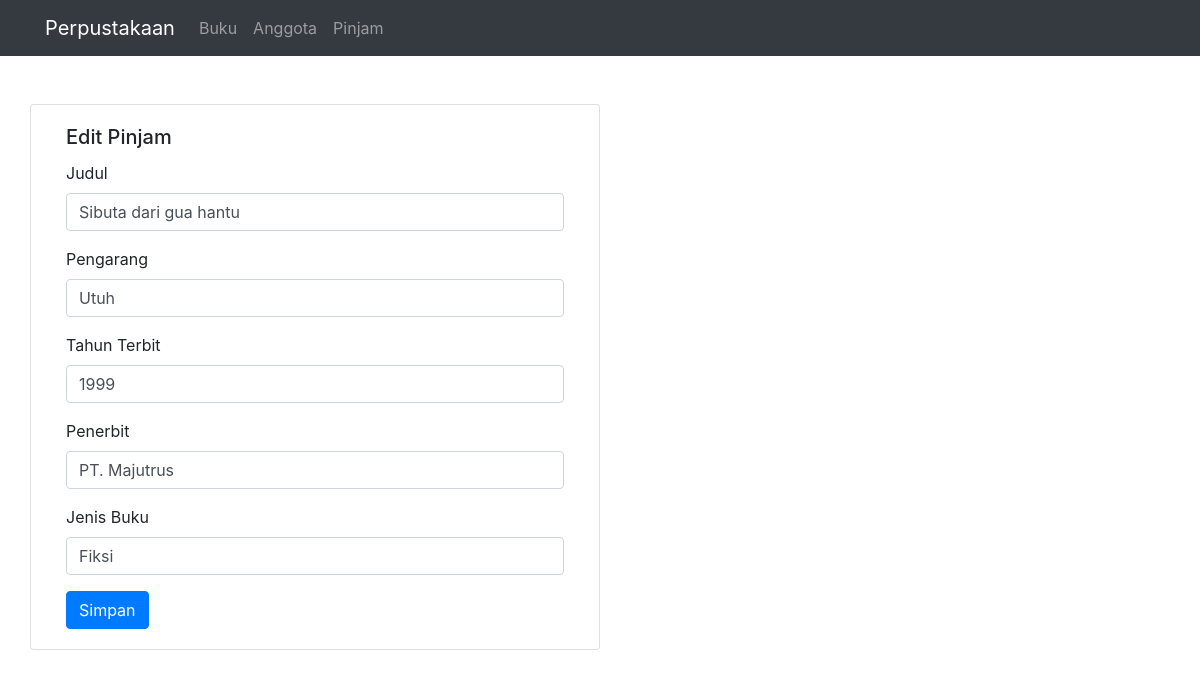
The page /?page=edit_buku&no_buku=1 on the database its author committed.
### tables this page shows
CREATE TABLE `buku` (
  `no_buku` int(11) NOT NULL,
  `judul` varchar(50) NOT NULL,
  `pengarang` varchar(50) NOT NULL,
  `thn_terbit` varchar(20) NOT NULL,
  `penerbit` varchar(50) NOT NULL,
  `jns_buku` varchar(25) NOT NULL
);

### template/edit_buku.php (the view, shortened to what this page needs)
<?php
$no = $_GET['no_buku'];
$data = mysqli_query($conn, "SELECT * FROM buku WHERE no_buku = $no");
while ($buku = mysqli_fetch_assoc($data)) {
    $judul        = $buku['judul'];
    $pengarang      = $buku['pengarang'];
    $thn_terbit    = $buku['thn_terbit'];
    $penerbit      = $buku['penerbit'];
    $jns_buku    = $buku['jns_buku'];
}
?>
<div class="container">
    <div class="row mt-5">
        <div class="card col-md-6">
            <div class="card-body">
                <h5 class="card-title">Edit Pinjam</h5>
                <form action="" method="POST">
                    <div class="form-group">
                        <label for="">Judul</label>
                        <input type="text" class="form-control" id="" value="<?php echo $judul; ?>" name="judul">
                    </div>
                    <div class="form-group">
                        <label for="">Pengarang</label>
                        <input type="text" class="form-control" id="" value="<?php echo $pengarang; ?>" name="pengarang">
                    </div>
                    <div class="form-group">
                        <label for="">Tahun Terbit</label>
                        <input type="text" class="form-control" id="" value="<?php echo $thn_terbit; ?>" name="thn_terbit">
                    </div>
                    <div class="form-group">
                        <label for="">Penerbit</label>
                        <input type="text" class="form-control" id="" value="<?php echo $penerbit; ?>" name="penerbit">
                    </div>
                    <div class="form-group">
                        <label for="">Jenis Buku</label>
                        <input type="text" class="form-control" id="" value="<?php echo $jns_buku; ?>" name="jns_buku">
                    </div>
                    <button type="submit" class="btn btn-primary" name="simpan">Simpan</button>
                </form>
            </div>
        </div>
    </div>
</div>

### rows shown on the page
buku: judul "Sibuta dari gua hantu", pengarang "Utuh", thn_terbit "1999", penerbit "PT. Majutrus", jns_buku "Fiksi"
